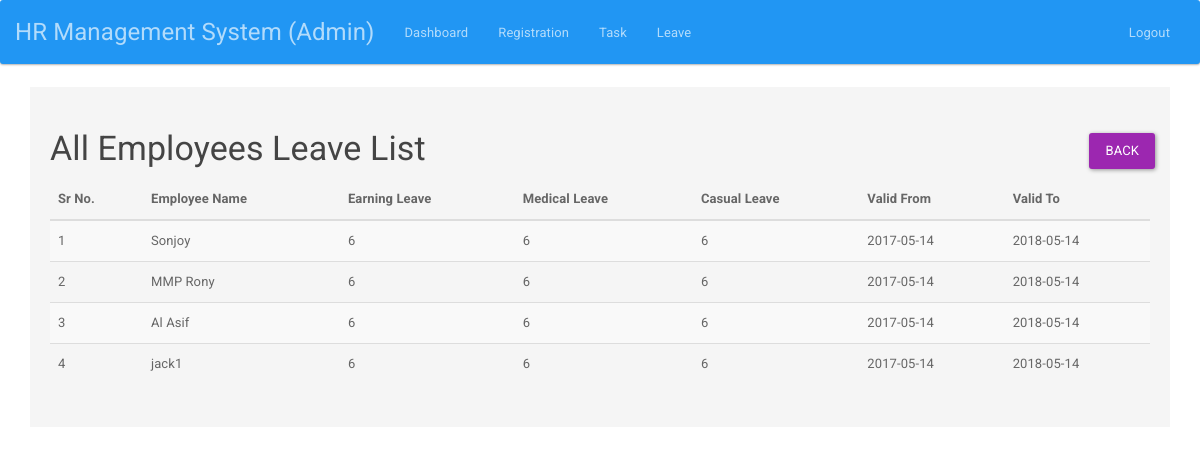
Screenshot of /admin/allleave.php (signed in) with the database file from the repository.
### tables this page shows
CREATE TABLE `assign_leave` (
  `l_id` int(255) NOT NULL,
  `v_from` varchar(1000) NOT NULL,
  `v_to` varchar(1000) NOT NULL,
  `e_leave` varchar(1000) NOT NULL,
  `m_leave` varchar(1000) NOT NULL,
  `c_leave` varchar(1000) NOT NULL,
  `assign_to` int(255) NOT NULL,
  `assign_by` varchar(1000) NOT NULL,
  `modified_date` timestamp NOT NULL DEFAULT CURRENT_TIMESTAMP ON UPDATE CURRENT_TIMESTAMP
);

CREATE TABLE `user_tbl` (
  `id` int(255) NOT NULL,
  `name` varchar(255) NOT NULL,
  `email` varchar(255) NOT NULL,
  `password` varchar(255) NOT NULL,
  `department` varchar(255) NOT NULL,
  `role` varchar(255) NOT NULL,
  `created_on` timestamp NOT NULL DEFAULT CURRENT_TIMESTAMP ON UPDATE CURRENT_TIMESTAMP
);

### admin/allleave.php (the view, shortened to what this page needs)
<?php
include "../auth/auth.php";
?>
<!DOCTYPE html>
<html>
<head>
  <link rel="stylesheet" type="text/css" href="../lib/bootstrap.min.css">
</head>
<body>
<?php include "header.php";?>
<div class="container">
<div class="col-lg-12 col-xs-push-0 well">
<h3>All Employees Leave List <ul class="nav navbar-nav navbar-right"><a href="assignleave.php" class="btn btn-info" style="margin-right: 10px;">Back</a></ul></h3>
<table class="table table-striped table-hover ">
  <thead>
    <tr>
      <th>Sr No.</th>
      <th>Employee Name</th>
      <th>Earning Leave</th>
      <th>Medical Leave</th>
      <th>Casual Leave</th>
      <th>Valid From</th>
      <th>Valid To</th>
    </tr>
  </thead>
  <tbody>
  <?php
  $i=1;
  $query ="SELECT * FROM `assign_leave` t1 join `user_tbl` t2 on t1.assign_to=t2.id";
  $res=mysqli_query($con, $query);
  $count=mysqli_num_rows($res);
  if($count>0){
  while($row=mysqli_fetch_array($res))
  {
    ?>
    <tr>
      <td><?php echo $i; ?></td>
      <td><?php echo $row['name']; ?></td>
      <td><?php echo $row['e_leave'];?></td>
      <td><?php echo $row['m_leave'];?></td>
      <td><?php echo $row['c_leave'];?></td>
      <td><?php echo $row['v_from'];?></td>
      <td><?php echo $row['v_to'];?></td>
    </tr>
    <?php $i++;}}else{
      echo "No Data Found!!!";
    } ?>
  </tbody>
</table>
</div>
</div>
</body>
</html>

### admin/header.php (shortened to what this page needs)
<header>
<nav class="navbar navbar-inverse">
  <div class="container-fluid">
    <div class="navbar-header">
      <a class="navbar-brand" href="dashboard.php">HR Management System (Admin)</a>
    </div>
    <div class="collapse navbar-collapse" id="bs-example-navbar-collapse-1">
      <ul class="nav navbar-nav">
        <li><a href="dashboard.php">Dashboard</a></li>
        <li><a href="register.php">Registration</a></li>
        <li><a href="task.php">Task</a></li>
        <li><a href="assignleave.php">Leave</a></li>
      </ul>
      <ul class="nav navbar-nav navbar-right">
        <li><a href="logout.php">Logout</a></li>
      </ul>
    </div>
  </div>
</nav>
</header>

### rows the page displays
assign_leave: user_tbl.name "Sonjoy", e_leave "6", m_leave "6", c_leave "6", v_from "2017-05-14", v_to "2018-05-14"
assign_leave: user_tbl.name "MMP Rony", e_leave "6", m_leave "6", c_leave "6", v_from "2017-05-14", v_to "2018-05-14"
assign_leave: user_tbl.name "Al Asif", e_leave "6", m_leave "6", c_leave "6", v_from "2017-05-14", v_to "2018-05-14"
assign_leave: user_tbl.name "jack1", e_leave "6", m_leave "6", c_leave "6", v_from "2017-05-14", v_to "2018-05-14"
